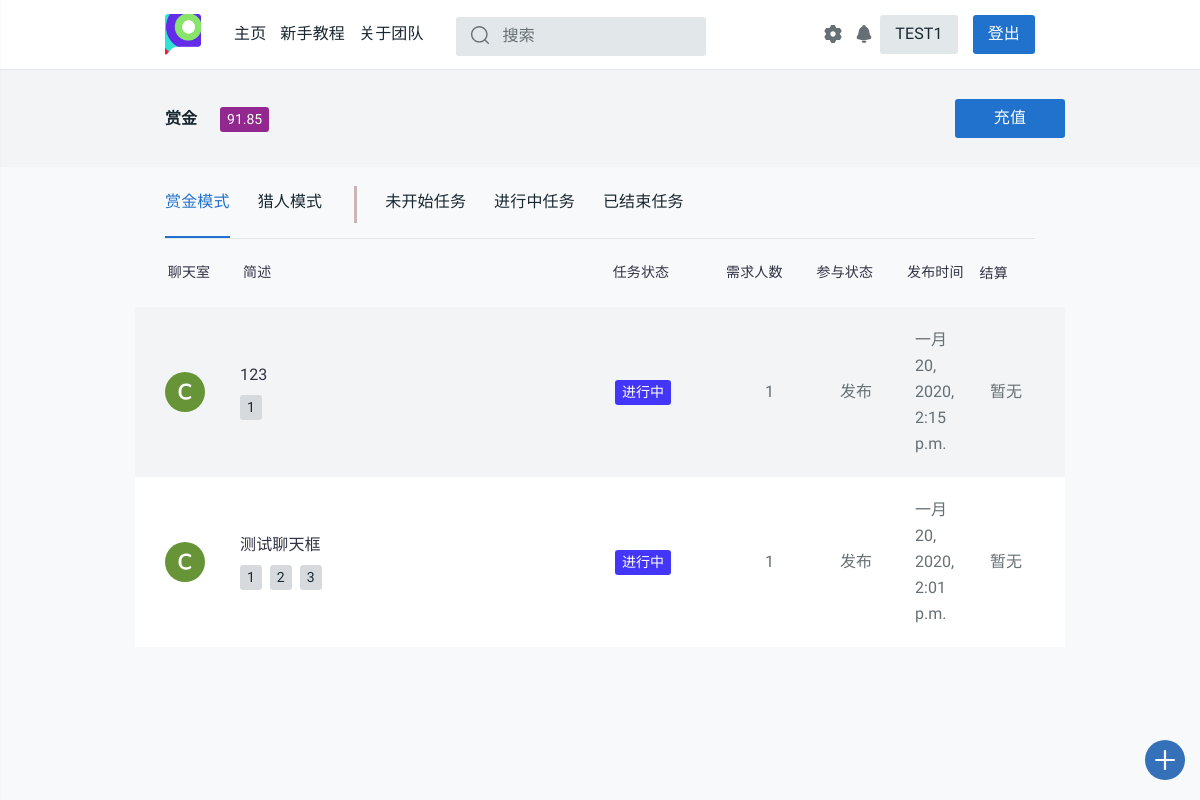
The app's page /profile/ (signed in) with its own data.
### login/models.py (models this page shows, shortened)
class User(models.Model):
    name = models.CharField(max_length=128, unique=True)
    password = models.CharField(max_length=256)
    stu_id = models.CharField(max_length=13, unique=True)
    phone = models.CharField(max_length=11, unique=True, default='None')
    dept = models.CharField(max_length=50, default='None')
    money = models.DecimalField(max_digits=5, decimal_places=2, default=0.00)
    c_time = models.DateTimeField(auto_now_add=True)
    has_confirmed = models.BooleanField(default=False)
    send_state = models.IntegerField(default=1)
    updated_time = models.DateTimeField(null=True, blank=True)
    class Meta:
        ordering = ['c_time']
        verbose_name = '用户'
        verbose_name_plural = '用户'

### task_platform/models.py (models this page shows, shortened)
class Task(models.Model):
    state = (('未开始', 'waitting'), ('进行中', 'processing'), ('中止', 'abort'),
             ('撤销', 'revoke'), ('超时', 'timeout'), ('完成', 'completed'))
    publisher = models.CharField(max_length=128)
    pub_time = models.DateTimeField(auto_now_add=True)
    begin_time = models.DateTimeField(null=True, blank=True)
    end_time = models.DateTimeField(null=True, blank=True)
    people_needed = models.IntegerField(default=1)
    people_now = models.IntegerField(default=0)
    expected_time_consuming = models.DecimalField(
        max_digits=12, decimal_places=1, default=0.0)
    task_description = models.CharField(max_length=50, default="None")
    task_detail = RichTextUploadingField(default='None')
    task_state = models.CharField(max_length=32, choices=state, default='未开始')
    task_class = models.CharField(max_length=48, default='赏金模式')
    class Meta:
        ordering = ['pub_time']
        verbose_name = '任务'
        verbose_name_plural = '任务'

class Task_tags(models.Model):
    sig_tag = models.CharField(max_length=20, default="None")
    task_id = models.IntegerField(default="0")
    def __str__(self):
        return self.sig_tag
    class Meta:
        verbose_name = "任务标签"
        verbose_name_plural = "任务标签"

### task_platform/views.py (the view)
# urls.py: path('profile/', views.profile, name='profile'),
def profile(request):
    username = request.session.get('user_name', None)
    if not username:
        return redirect('/login/')
    notice_room = '/chatroom/{}'.format(get_notice_room_id(username))
    notice_num = chatinfo_num(username)
    user = User.objects.get(name=username)
    student_id = user.stu_id
    phone = user.phone
    dept = user.dept
    if user.dept == 'None':
        dept = '暂无信息'
    money = user.money
    task_list_list = []
    if username:
        user = User.objects.get(name=username)
        student_id = user.stu_id
        phone = user.phone
        dept = user.dept
        if user.dept == 'None':
            dept = '暂无信息'
    stcolor_finder = {
        '未开始': '9', '进行中': '2',
        '中止': '3', '撤销': '3',
        '超时': '6', '完成': '4',
        '赏金模式': '5', '猎人模式': '7'
    }
    rec_task_id_list = Task_receive.objects.filter(username=username).values_list('task_id')
    latest_task_list = Task.objects.filter(
        Q(publisher=username) | Q(id__in=rec_task_id_list)
    ).order_by('-pub_time')
    tab_class = [
        ("task_class='赏金模式'", "_task.task_state"),
        ("task_class='猎人模式'", "_task.task_state"),
        ("task_state='未开始'", "_task.task_class"),
        ("task_state='进行中'", "_task.task_class"),
        ("Q(task_state='撤销')|Q(task_state='中止')|Q(task_state='超时')|Q(task_state='完成')",
        "_task.task_class")
    ]
    def calc_settlement(task, username):
        _settlement = '暂无'
        rec_task_list = Task_receive.objects.filter(task_id=task.id)
        if task.publisher == username:
            if task.task_class == '赏金模式':
                if task.task_state == '完成':
                    _settlement = 0
                    for rec in rec_task_list:
                        _settlement -= (1 + settings.PERCENTAGE) * float(rec.done_money)
                elif task.task_state in ['中止']:
                    _settlement = 0
                    for rec in rec_task_list:
                        _settlement += float(rec.done_money)
                elif task.task_state == '撤销':
                    _settlement = -settings.DEPOSIT
                    for rec in rec_task_list:
                        if rec.is_abort:
                            _settlement += float(rec.done_money)
            else:
                if task.task_state == '完成':
                    _settlement = -float(rec_task_list.first().done_money) * (1 - settings.PERCENTAGE)
                elif task.task_state in ['中止', '超时']:
                    _settlement = -settings.DEPOSIT
        elif rec_task_list.filter(username=username):
            if task.task_class == '赏金模式':
                if task.task_state == '完成':
                    _settlement = float(rec_task_list.get(username=username).done_money)
                elif task.task_state in ['中止', '超时']:
                    _settlement = -float(rec_task_list.get(username=username).done_money)
                elif task.task_state == '撤销':
                    _settlement = float(settings.DEPOSIT) / rec_task_list.count()
            else:
                if task.task_state == '完成':
                    _settlement = -float(rec_task_list.get(username=username).done_money)
                elif task.task_state in ['中止', '超时']:
                    _settlement = float(settings.DEPOSIT)
        if type(_settlement) == str:
            return _settlement
        if _settlement >= 0:
            return '+{}'.format(round(_settlement, 2))
        else:
            return str(round(_settlement, 2))
    for idx in range(5):
        tag_list = []
        for _task in eval('latest_task_list.filter({})'.format(tab_class[idx][0])):
            _color = 'tt-color0{} tt-badge'.format(stcolor_finder[eval(tab_class[idx][1])])
            _settlement = calc_settlement(_task, username)
            _room_id = get_room_id(_task)
            tag_list.append(
                (_task, _color, _settlement, _room_id,
                Task_tags.objects.filter(task_id=_task.id).order_by('sig_tag'))
            )
        task_list_list.append(tag_list)
    tag_list_1, tag_list_2, tag_list_3, tag_list_4, tag_list_5 = (
        task_list_list[0], task_list_list[1], task_list_list[2],
        task_list_list[3], task_list_list[4]
    )
    if request.method == 'POST' and 'settings' in request.POST:
        sl_message = self_settings(request, user)
    return render(request, 'task_platform/profile.html', locals())

### task_platform/tools.py (called while the page is built)
@csrf_exempt
def get_room_id(task):
    md5 = hashlib.md5()
    md5.update('{}{}'.format(task.id, task.publisher).encode())
    return md5.hexdigest()

@csrf_exempt
def get_notice_room_id(username):
    md5 = hashlib.md5()
    md5.update(username.encode())
    return md5.hexdigest()

def chatinfo_num(username):
    withs = Withdraw.objects.filter(username=username, state='完成', noticed=False)
    for each_with in withs:
        send_notice(username, '恭喜您，您于{}发起的提现{}元的请求已经接受，请查看您支付宝余额，如果有问题请联系platform_office@163.com。'.format(each_with.start_time.strftime('%Y-%m-%d %M:%H:%S'), each_with.money))
        each_with.noticed = True
        each_with.save()
    chatnum = ChatVision.objects.filter(username=username, has_seen=False).count()
    return chatnum

### task_platform/templates/task_platform/profile.html (shortened to what this page needs)
{% extends 'task_platform/base.html'%}
{% load staticfiles %}
{% block content %}
<head>
  <link rel="stylesheet" href="{% static 'css/style.css' %}">
  <link href="{% static 'css/profile.css' %}" rel="stylesheet">
</head>
<main id="tt-pageContent" class="tt-offset-small">
  <div class="tt-wrapper-section">
    <div class="container">
      <div class="tt-user-header">
        <div class="tt-col-title">
          <div class="tt-title">
            <a href="#">赏金</a>
          </div>
          <ul class="tt-list-badge">
            <li><a href="#"><span class="tt-color14 tt-badge">{{ money }}</span></a></li>
          </ul>
        </div>
        <div class="tt-col-btn" id="js-settings-btn">
          <div class="tt-list-btn">
            <a href="/recharge/" class="btn btn-secondary">充值</a>
          </div>
        </div>
      </div>
    </div>
  </div>
  <div class="container">
    <div class="tt-tab-wrapper">
      <div class="tt-wrapper-inner">
        <ul class="nav nav-tabs pt-tabs-default" role="tablist">
          <li class="nav-item show">
            <a class="nav-link active" data-toggle="tab" href="#tt-tab-01" role="tab"><span>赏金模式</span></a>
          </li>
          <li class="nav-item">
            <a class="nav-link" data-toggle="tab" href="#tt-tab-02" role="tab">
              <div class="box-container">
                <div class="border-right"><span>猎人模式</span></div>
              </div>
             </a>
          </li>
          <li class="nav-item">
            <a class="nav-link" data-toggle="tab" href="#tt-tab-03" role="tab"><span>未开始任务</span></a>
          </li>
          <li class="nav-item">
            <a class="nav-link" data-toggle="tab" href="#tt-tab-04" role="tab"><span>进行中任务</span></a>
          </li>
          <li class="nav-item">
            <a class="nav-link" data-toggle="tab" href="#tt-tab-05" role="tab"><span>已结束任务</span></a>
          </li>
        </ul>
      </div>
      <div class="tab-content">
        <div class="tab-pane tt-indent-none show active" id="tt-tab-01" role="tabpanel">
          <div class="tt-topic-list">
            <div class="tt-list-header">
              <div class="tt-col-value" style="width: 17%;"><center>聊天室</center></div>
              <div class="tt-col-category" style="width: 90%">简述</div>
              <div class="tt-col-category" style="width: 30%;padding-left:5.5%">任务状态</div>
              <div class="tt-col-value hide-mobile" style="width: 20%;padding-left:2%">需求人数</div>
              <div class="tt-col-value hide-mobile" style="width: 20%;padding-left:2%">参与状态</div>
              <div class="tt-col-value hide-mobile" style="width: 20%;padding-left:2%">发布时间</div>
              <div class="tt-col-value" style="width: 20%;padding:0%">结算</div>
            </div>
            {% if tag_list_1 %}
            {% for task, color, settlement, room_id, tags in tag_list_1 %}
              <div class="tt-item">
                <div class="tt-col-avatar">
                  <a href="/chatroom/{{ room_id }}">
                  <svg class="tt-icon">
                    <use xlink:href="#icon-ava-c"></use>
                  </svg>
                  </a>
                </div>
                <div class="tt-col-description">
                  <h6 class="tt-title"><a href="{% url 'detail' task.id %}">
                      {{ task.task_description }}
                    </a></h6>
                  <div class="row align-items-center no-gutters">
                    <div class="col-11">
                      <ul class="tt-list-badge">
                        {% for tag in tags %}
                        <li><a><span class="tt-badge">{{ tag }}</span></a></li>
                        {% endfor%}
                      </ul>
                    </div>
                  </div>
                </div>
                <div class="tt-col-category"><span class="{{ color }}">{{ task.task_state }}</span></div>
                <div class="tt-col-value hide-mobile">{{ task.people_needed }}</div>
                <div class="tt-col-value   hide-mobile">
                  {% if task.publisher == username %}
                  发布
                  {% else %}
                  接收
                  {% endif %}
                </div>
                <div class="tt-col-value hide-mobile">{{ task.pub_time }}</div>
                <div class="tt-col-value hide-mobile">{{ settlement }}</div>
              </div>
            {% endfor %}
            {% endif %}
          </div>
        </div>
      </div>
    </div>
  </div>
</main>
{% endblock %}

### static/css/profile.css (style rules this page uses)
.box-container { position: relative; }
.border-right { padding: 0px 35px 0px 0px; }
.border-right:after { content: ''; position: absolute; left: auto; top: auto; bottom: 15px; right: 0; height: 52%; width: 3px; background-color: #ccb5b5; }

### records on screen
User: money "91.85"
Task: task_description "123", task_state "进行中", people_needed "1", publisher "发布", pub_time "一月 20, 2020, 2:15 p.m.", settlement "暂无"
Task_tags: sig_tag "1"
Task: task_description "测试聊天框", task_state "进行中", people_needed "1", publisher "发布", pub_time "一月 20, 2020, 2:01 p.m.", settlement "暂无"
Task_tags: sig_tag "1"
Task_tags: sig_tag "2"
Task_tags: sig_tag "3"

### other values on screen
{{ request.session.user_name }} "TEST1"
